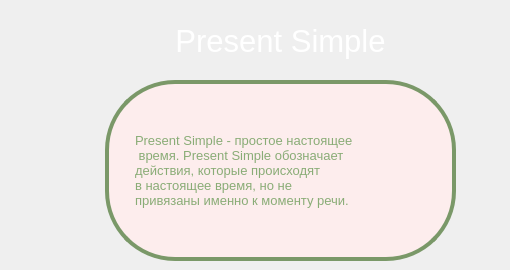
      <widget class="QWidget" name="page_10">
       <widget class="QLabel" name="label_25">
        <property name="geometry">
         <rect>
          <x>60</x>
          <y>20</y>
          <width>441</width>
          <height>41</height>
         </rect>
        </property>
        <property name="font">
         <font>
          <pointsize>23</pointsize>
         </font>
        </property>
        <property name="styleSheet">
         <string notr="true">color: rgb(255, 255, 255);</string>
        </property>
        <property name="text">
         <string>Present Simple</string>
        </property>
        <property name="alignment">
         <set>Qt::AlignCenter</set>
        </property>
       </widget>
       <widget class="QLabel" name="label_76">
        <property name="geometry">
         <rect>
          <x>105</x>
          <y>80</y>
          <width>351</width>
          <height>181</height>
         </rect>
        </property>
        <property name="styleSheet">
         <string notr="true">color: rgb(134,115,161);
background-color: rgb(253,237,237);
border-radius: 70px; 
border: 4px solid rgb(122, 152, 104)
</string>
        </property>
        <property name="text">
         <string/>
        </property>
       </widget>
       <widget class="QLabel" name="label_26">
        <property name="geometry">
         <rect>
          <x>135</x>
          <y>110</y>
          <width>291</width>
          <height>121</height>
         </rect>
        </property>
        <property name="font">
         <font>
          <pointsize>10</pointsize>
         </font>
        </property>
        <property name="autoFillBackground">
         <bool>false</bool>
        </property>
        <property name="styleSheet">
         <string notr="true">color: rgb(137, 172, 118);
background-color: rgb(253,237,237);
border-radius: 20px;</string>
        </property>
        <property name="text">
         <string>Present Simple - простое настоящее
 время. Present Simple обозначает 
действия, которые происходят 
в настоящее время, но не 
привязаны именно к моменту речи.</string>
        </property>
       </widget>
      </widget>
